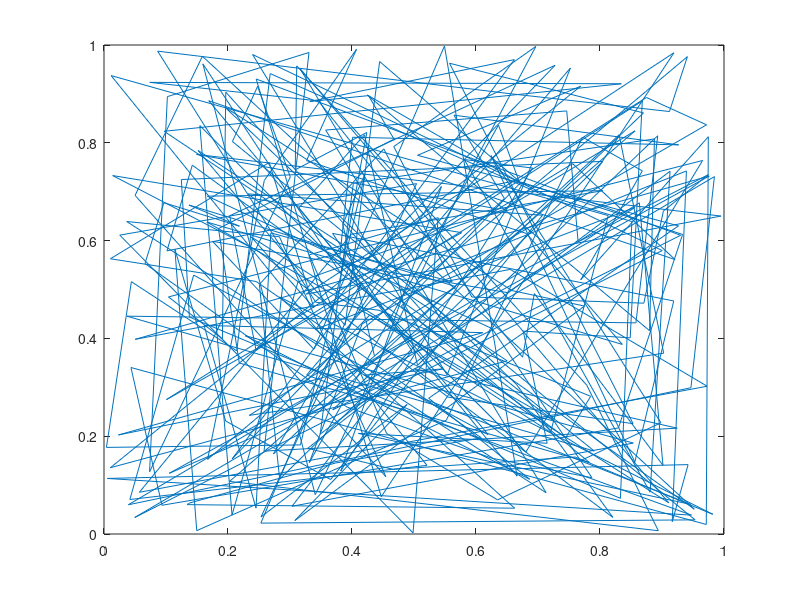

The MATLAB source for this figure:
% create a homogeneous Poisson Point Process
% lambda = @(x) 300*(x(:,1).^2 + x(:,2).^2);
lambda = 300;
lamstar = 600;
N=poissrnd(lamstar); x = rand(N,2); % homogeneous PP
ind = find(rand(N,1) < lambda/lamstar);
xa = x(ind,:); % thinned PP
plot(xa(:,1),xa(:,2))
